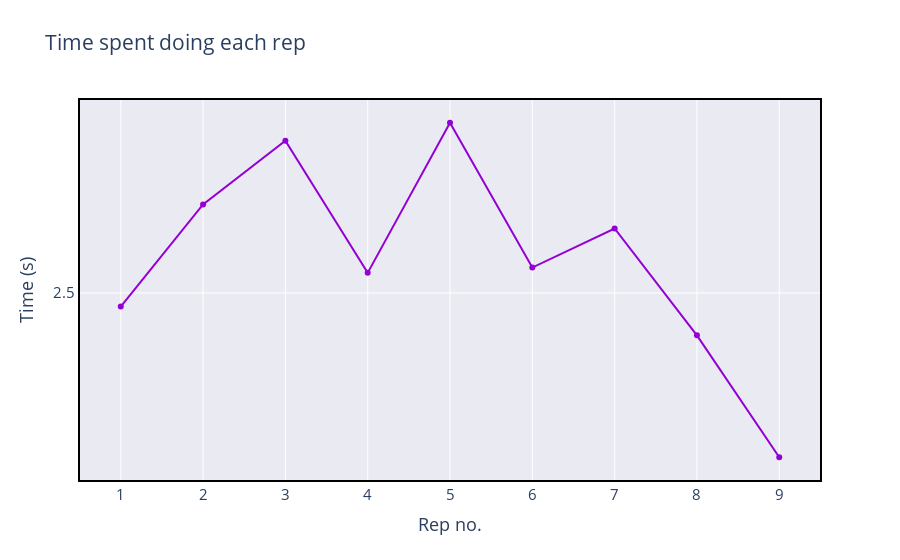

The cell this chart's notebook holds for it:
### Code cell
fig= go.Figure()

fig.add_trace(go.Scatter(x=data['rep_no'], y=data['time'],
                        line=dict(color='darkviolet', width=2),
#                         stackgroup='one'
                        ))

fig.update_layout(title='Time spent doing each rep',
                   xaxis_title='Rep no.',
                   yaxis_title='Time (s)',
                      xaxis=dict(dtick=1),
                      yaxis=dict(dtick=0.5),
                    plot_bgcolor='#EAEAF2',
                     font_size=15
                 )

fig.update_xaxes(showline=True, linewidth=2, linecolor='black', mirror=True)
fig.update_yaxes(showline=True, linewidth=2, linecolor='black', mirror=True)

fig.show()

### Figure 1 — Plotly figure (JSON) as saved in the notebook; plotly's stock layout.template omitted (floating-point values rounded to 4 significant figures)
{"data": [{"line": {"color": "darkviolet", "width": 2}, "type": "scatter", "x": [1, 2, 3, 4, 5, 6, 7, 8, 9], "y": [2.483, 2.613, 2.694, 2.526, 2.717, 2.532, 2.582, 2.446, 2.29]}], "layout": {"font": {"size": 15}, "plot_bgcolor": "#EAEAF2", "title": {"text": "Time spent doing each rep"}, "xaxis": {"dtick": 1, "linecolor": "black", "linewidth": 2, "mirror": true, "showline": true, "title": {"text": "Rep no."}}, "yaxis": {"dtick": 0.5, "linecolor": "black", "linewidth": 2, "mirror": true, "showline": true, "title": {"text": "Time (s)"}}}}
